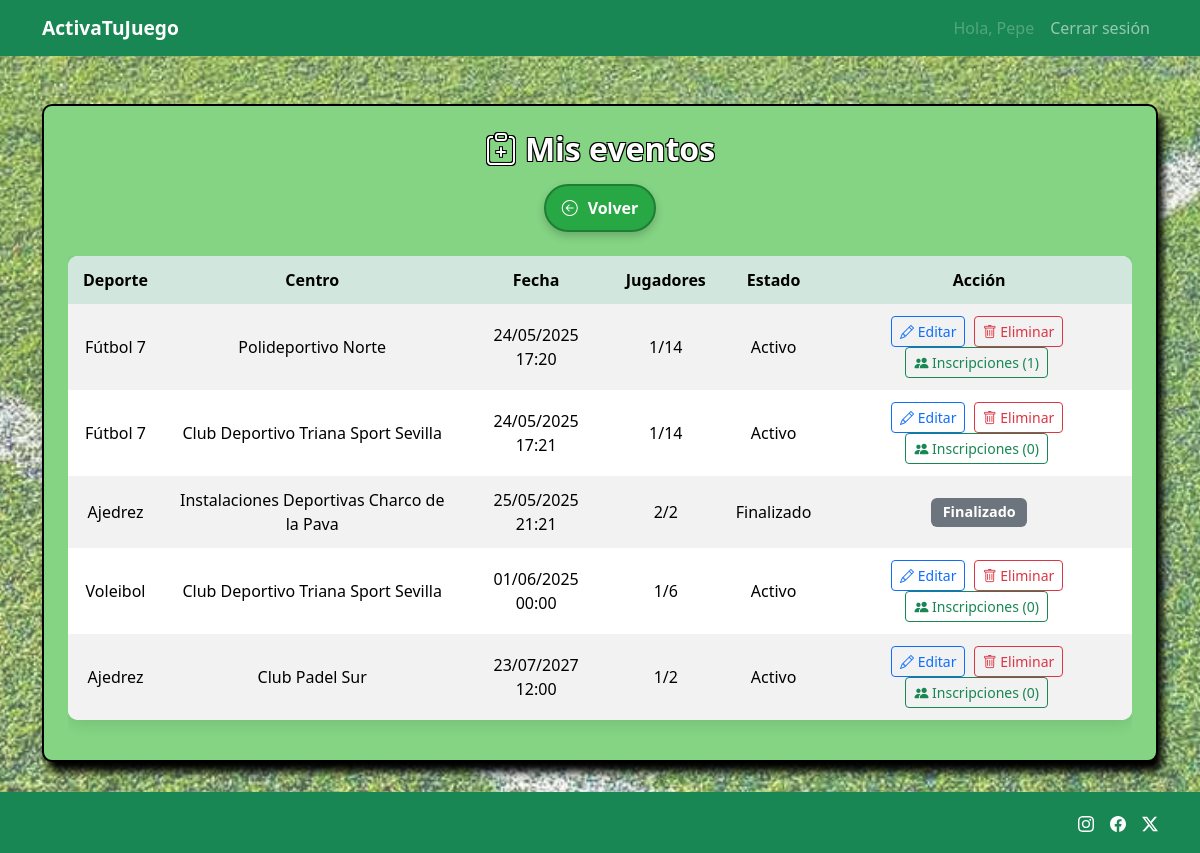
Screenshot of /views/mis_eventos.php (signed in) with the database file from the repository.
### tables this page shows
CREATE TABLE `evento` (
  `id` int(11) NOT NULL,
  `organizador_id` int(11) NOT NULL,
  `deporte_id` int(11) NOT NULL,
  `centro_id` int(11) NOT NULL,
  `fecha` datetime NOT NULL,
  `estado` enum('activo','finalizado','completo') DEFAULT 'activo',
  `jugadores_aceptados` int(11) DEFAULT 0
);

CREATE TABLE `deporte` (
  `id` int(11) NOT NULL,
  `nombre` varchar(100) NOT NULL,
  `descripcion` text DEFAULT NULL,
  `numero_jugadores` int(11) NOT NULL,
  `imagen` varchar(255) DEFAULT NULL
);

CREATE TABLE `centrodeportivo` (
  `id` int(11) NOT NULL,
  `nombre` varchar(100) NOT NULL,
  `direccion` varchar(255) NOT NULL
);

### models/Evento.php (called while the page is built, shortened)
<?php
class Evento
{
    private $conn;
    public function __construct($connection)
    {
        $this->conn = $connection;
    }
    public function obtenerEventosDelOrganizador($organizador_id)
    {
        $sql = "SELECT e.*, d.nombre AS deporte, d.numero_jugadores, cd.nombre AS centro
            FROM evento e
            JOIN deporte d ON e.deporte_id = d.id
            JOIN centrodeportivo cd ON e.centro_id = cd.id
            WHERE e.organizador_id = ?
            ORDER BY e.fecha ASC";
        $stmt = $this->conn->prepare($sql);
        $stmt->bind_param("i", $organizador_id);
        $stmt->execute();
        $resultado = $stmt->get_result();
        return $resultado->fetch_all(MYSQLI_ASSOC);
    }
    public function contarInscripcionesPendientes($evento_id)
    {
        $pendientes = 0;
        $sql = "SELECT COUNT(*) FROM inscripcion WHERE evento_id = ? AND estado = 'pendiente'";
        $stmt = $this->conn->prepare($sql);
        $stmt->bind_param("i", $evento_id);
        $stmt->execute();
        $stmt->bind_result($pendientes);
        return $pendientes;
    }
}

### views/mis_eventos.php (the view, shortened to what this page needs)
<?php
require_once('../config/database.php');
require_once('../models/Evento.php');
include('../includes/header.php');
$usuario_id = $_SESSION['usuario_id'];
$eventoModel = new Evento($connection);
$eventos = $eventoModel->obtenerEventosDelOrganizador($usuario_id);
?>
<div class="container mt-5 animado" id="anim-panel">
    <div class="encabezado-eventos text-center p-4">
        <h2 class="titulo-eventos mb-3">
            <i class="bi bi-clipboard-plus me-2"></i> Mis eventos
        </h2>
        <a href="../index.php" class="btn-historial">
            <i class="bi bi-arrow-left-circle"></i> Volver
        </a>
        <?php if (count($eventos) > 0): ?>
            <div class="table-responsive mt-4">
                <table class="table table-bordered table-striped align-middle">
                    <thead class="table-success">
                        <tr class="text-center">
                            <th>Deporte</th>
                            <th>Centro</th>
                            <th>Fecha</th>
                            <th>Jugadores</th>
                            <th>Estado</th>
                            <th>Acción</th>
                        </tr>
                    </thead>
                    <tbody>
                        <?php foreach ($eventos as $evento): ?>
                            <tr>
                                <td><?= htmlspecialchars($evento['deporte']) ?></td>
                                <td><?= htmlspecialchars($evento['centro']) ?></td>
                                <td><?= date('d/m/Y H:i', strtotime($evento['fecha'])) ?></td>
                                <td><?= $evento['jugadores_aceptados'] ?>/<?= $evento['numero_jugadores'] ?></td>
                                <td><?= ucfirst($evento['estado']) ?></td>
                                <td>
                                    <?php if ($evento['estado'] === 'activo'): ?>
                                        <?php $pendientes = $eventoModel->contarInscripcionesPendientes($evento['id']); ?>
                                        <a href="editar_evento.php?evento_id=<?= $evento['id'] ?>"
                                            class="btn btn-sm btn-outline-primary me-1">
                                            <i class="bi bi-pencil"></i> Editar
                                        </a>
                                        <button
                                            onclick="confirmarEliminacionEvento(<?= $evento['id'] ?>, '<?= htmlspecialchars($evento['deporte']) ?>')"
                                            class="btn btn-sm btn-outline-danger me-1">
                                            <i class="bi bi-trash"></i> Eliminar
                                        </button>
                                        <a href="gestionar_inscripciones.php?evento_id=<?= $evento['id'] ?>"
                                            class="btn btn-sm btn-outline-success">
                                            <i class="bi bi-people-fill"></i> Inscripciones
                                            <?= $pendientes >= 0 ? "($pendientes)" : "" ?>
                                        </a>
                                    <?php elseif ($evento['estado'] === 'finalizado'): ?>
                                        <span class="badge bg-secondary">Finalizado</span>
                                    <?php endif; ?>
                                </td>
                            </tr>
                        <?php endforeach; ?>
                    </tbody>
                </table>
            </div>
        <?php else: ?>
            <div class="alert alert-info mt-4">No has creado ningún evento aún.</div>
        <?php endif; ?>
    </div>
</div>
<?php include('../includes/footer.php'); ?>

### public/css/style.css (style rules this page uses)
body { display: flex; flex-direction: column; min-height: 100vh; position: relative; margin: 0; padding: 0; }
body::before { content: ""; position: fixed; top: 0; left: 0; width: 100%; height: 100%; background: url('../img/fondo_cesped.jpg') no-repeat center center fixed; background-size: cover; opacity: 0.7; z-index: -1; }
.encabezado-eventos { background-color: rgb(132, 212, 132); border: 2px solid black; padding: 20px; border-radius: 10px; margin-bottom: 30px; box-shadow: 5px 10px 8px #000000; }
.encabezado-eventos h2 { margin-bottom: 15px; }
.animado { opacity: 0; transition: opacity 0.5s ease; }
.animado.visible { animation: slideInLeft 1s ease forwards; }
.btn-historial { display: inline-flex; align-items: center; gap: 10px; background-color: #28a745; color: white; padding: 10px 16px; font-weight: bold; border-radius: 50px; border: 2px solid #1e7e34; text-decoration: none; transition: transform 0.3s ease, background-color 0.3s ease; box-shadow: 0 4px 8px rgba(0, 0, 0, 0.2); }
.titulo-eventos { font-size: 2rem; font-weight: bold; color: white; display: flex; align-items: center; justify-content: center; text-shadow: -1px -1px 0 black, 1px -1px 0 black, -1px 1px 0 black, 1px 1px 0 black; margin-bottom: 20px; }
.table { background-color: white; border-collapse: separate; border-spacing: 0; border-radius: 10px; overflow: hidden; box-shadow: 0 4px 15px rgba(0, 0, 0, 0.1); }
.table thead { font-weight: bold; text-align: center; }
.table th, .table td { border: none; padding: 12px 15px; vertical-align: middle; }
.table td .btn { margin-right: 5px; }
.table td:last-child { text-align: center; }
.badge { font-size: 0.9rem; padding: 0.5em 0.8em; }

### rows the page displays
evento: deporte.nombre "Fútbol 7", centro.nombre "Polideportivo Norte", fecha "24/05/2025 17:20", jugadores_aceptados "1", deporte.numero_jugadores "14", estado "Activo", pendientes "1"
evento: deporte.nombre "Fútbol 7", centro.nombre "Club Deportivo Triana Sport Sevilla", fecha "24/05/2025 17:21", jugadores_aceptados "1", deporte.numero_jugadores "14", estado "Activo", pendientes "0"
evento: deporte.nombre "Ajedrez", centro.nombre "Instalaciones Deportivas Charco de la Pava", fecha "25/05/2025 21:21", jugadores_aceptados "2", deporte.numero_jugadores "2", estado "Finalizado"
evento: deporte.nombre "Voleibol", centro.nombre "Club Deportivo Triana Sport Sevilla", fecha "01/06/2025 00:00", jugadores_aceptados "1", deporte.numero_jugadores "6", estado "Activo", pendientes "0"
evento: deporte.nombre "Ajedrez", centro.nombre "Club Padel Sur", fecha "23/07/2027 12:00", jugadores_aceptados "1", deporte.numero_jugadores "2", estado "Activo", pendientes "0"

### other values shown
$_SESSION['nombre'] "Pepe"
